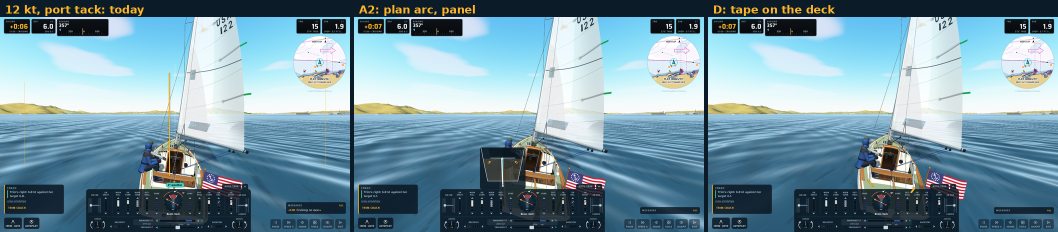
#> input picture stills/tiller-ui-2/compare-12kt-port.png, 2116 x 464 px, given in place of 12kt-port-today.png, which was not available (shown at 1/2 size)
$ python sheet2.py .. ../zoom-12kt-stbd.png
#> lines starting #> are read from the running program, lines starting #| are printed output that depends on the picture
import sys, os
from PIL import Image, ImageDraw, ImageFont
src, dst = sys.argv[1], sys.argv[2]
os.makedirs(dst + '/frames', exist_ok=True)
f = ImageFont.truetype('/usr/share/fonts/truetype/dejavu/DejaVuSans-Bold.ttf', 22)
def sheet(name, items, W, cols):
#> called with name = 'compare-12kt-port.png', W = 700, cols = 3
    ims = []
    for label, path, box in items:
        im = Image.open(path).convert('RGB')
#> im is the input picture: PIL image 2116x464 RGB; mean R, G, B 118, 149.5, 163.2
        if box: im = im.crop(box)
        h = round(im.height * W / im.width); ims.append((label, im.resize((W, h), Image.LANCZOS)))
#> after `h = round(im.height * W / im.width)`: h = 153
    H = max(i[1].height for i in ims); rows = (len(ims) + cols - 1) // cols
    out = Image.new('RGB', (W * cols + 8 * (cols - 1), (H + 34) * rows), (11, 28, 40)); d = ImageDraw.Draw(out)
#> after `out = Image.new('RGB', (W * cols + 8 * (cols - 1), (H + 34) * rows), (`:
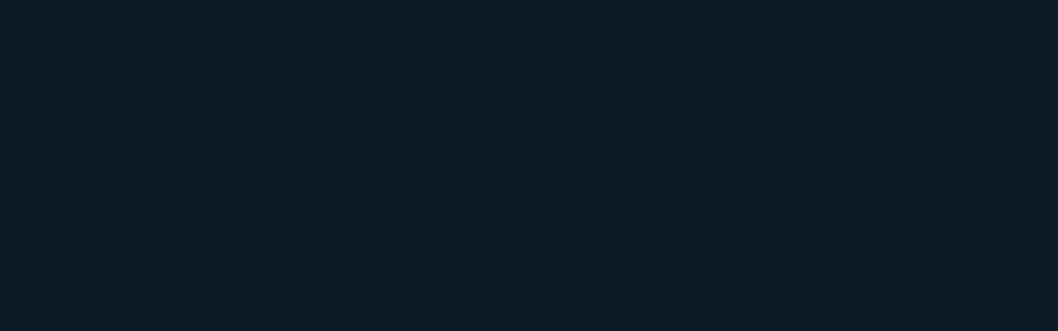
#> out: PIL image 2116x661 RGB (shown at 1/2 size); mean R, G, B 11, 28, 40
    for i, (label, im) in enumerate(ims):
        x, y = (i % cols) * (W + 8), (i // cols) * (H + 34); d.text((x + 10, y + 6), label, fill=(255, 182, 39), font=f); out.paste(im, (x, y + 34))
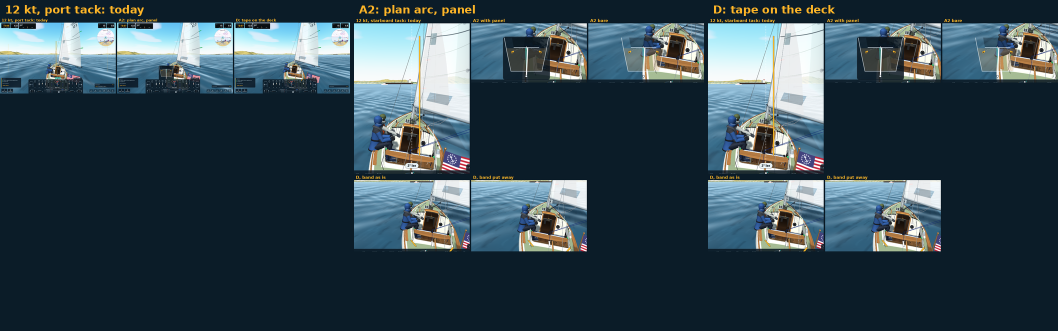
#> out: PIL image 2116x661 RGB (shown at 1/2 size); mean R, G, B 51.7, 70.5, 80.9
    out.save(os.path.join(dst, name))
A2 = (380, 470, 830, 700); D = (380, 380, 900, 700); TODAY = (500, 180, 900, 700)
for sc, t in [('12kt-port', '12 kt, port tack'), ('12kt-stbd', '12 kt, starboard tack'), ('22kt', '22 kt, overpowered')]:
    sheet(f'compare-{sc}.png', [(f'{t}: today', f'{src}/{sc}-today.png', None), ('A2: plan arc, panel', f'{src}/{sc}-A2-panel.png', None), ('D: tape on the deck', f'{src}/{sc}-D.png', None)], 700, 3)
    sheet(f'zoom-{sc}.png', [(f'{t}: today', f'{src}/{sc}-today.png', TODAY), ('A2 with panel', f'{src}/{sc}-A2-panel.png', A2), ('A2 bare', f'{src}/{sc}-A2-bare.png', A2), ('D, band as is', f'{src}/{sc}-D.png', D), ('D, band put away', f'{src}/{sc}-D-bandaway.png', D)], 620, 3)
#> call 2 of sheet, with name = 'zoom-12kt-port.png', W = 620, cols = 3
#> in sheet (call 2), `if box: im = im.crop(box)`:
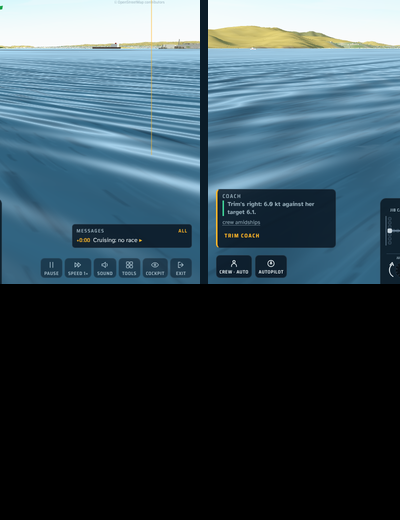
#> im: PIL image 400x520 RGB; mean R, G, B 54.2, 73.1, 83.2
#> (the run stopped early here; a loop or call above may not have finished)
